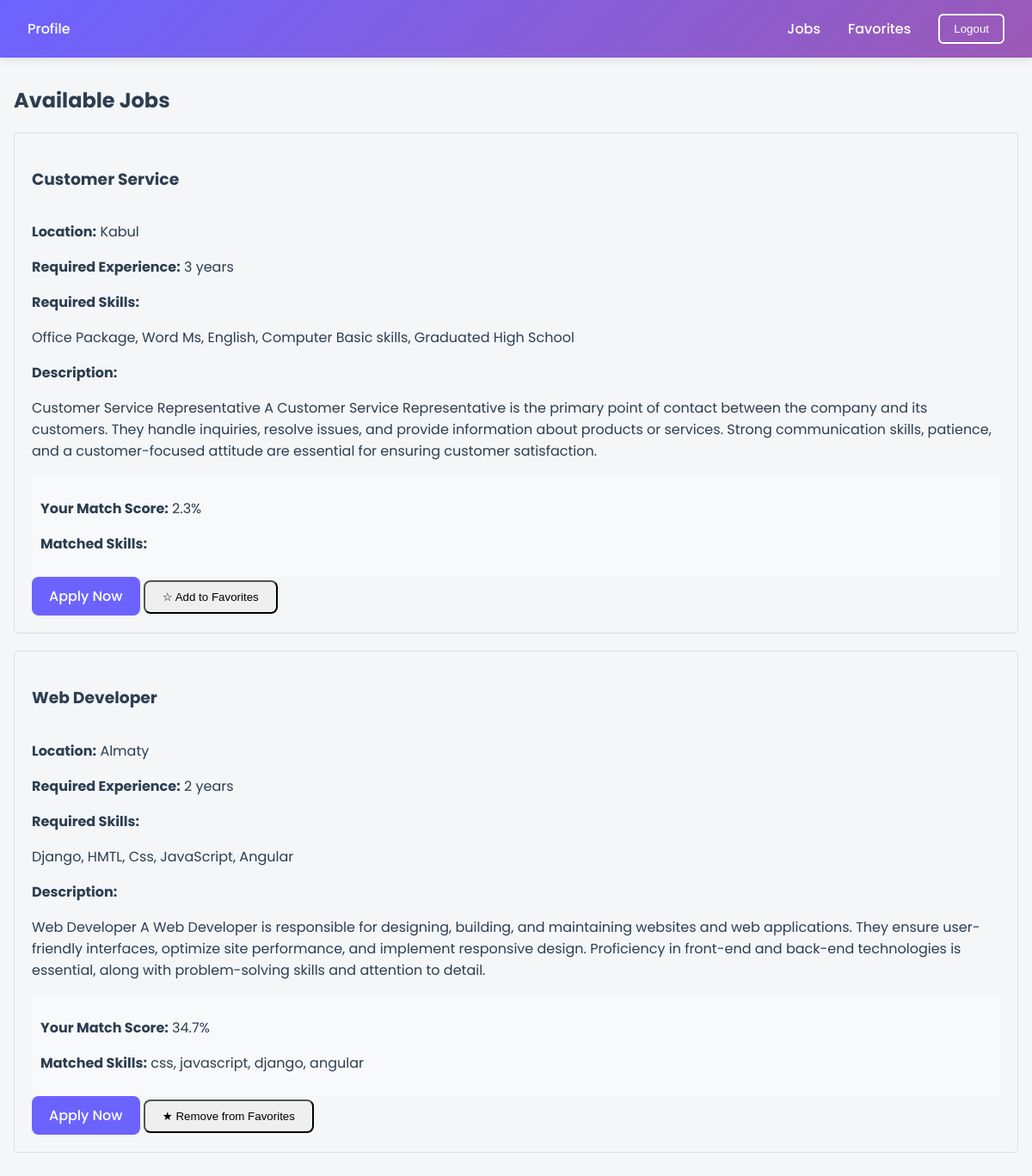
Page /accounts/jobs/ (signed in) on the committed database.
### accounts/models.py (models this page shows, shortened)
class Job(models.Model):
    title = models.CharField(max_length=200)
    description = models.TextField()
    required_skills = models.TextField()
    experience_years = models.IntegerField(default=0)
    location = models.CharField(max_length=100)
    created_at = models.DateTimeField(auto_now_add=True)

class ResumeMatch(models.Model):
    resume = models.ForeignKey('Resume', on_delete=models.CASCADE)
    job = models.ForeignKey(Job, on_delete=models.CASCADE)
    score = models.FloatField(validators=[MinValueValidator(0), MaxValueValidator(100)])
    matched_skills = models.TextField(blank=True)
    created_at = models.DateTimeField(auto_now_add=True)
    class Meta:
        unique_together = ('resume', 'job')

### accounts/views.py (the view)
# urls.py: path('jobs/', views.jobs_list, name='jobs'),
def jobs_list(request):
    jobs = Job.objects.all().order_by('-created_at')
    if request.user.is_authenticated:
        user_resumes = Resume.objects.filter(user=request.user)
        user_favorites = FavoriteJob.objects.filter(user=request.user).values_list('job_id', flat=True)
        for job in jobs:
            matches = ResumeMatch.objects.filter(job=job, resume__in=user_resumes)
            job.user_matches = matches
            job.is_favorited = job.id in user_favorites
    return render(request, 'accounts/jobs.html', {'jobs': jobs})

### accounts/templates/accounts/jobs.html (shortened to what this page needs)
{% extends "accounts/base.html" %}
{% block content %}
    <h2>Available Jobs</h2>
    <div class="jobs-list">
        {% for job in jobs %}
            <div class="job-card">
                <div style="display: flex; justify-content: space-between; align-items: start;">
                    <h3>{{ job.title }}</h3>
                </div>
                <p><strong>Location:</strong> {{ job.location }}</p>
                <p><strong>Required Experience:</strong> {{ job.experience_years }} years</p>
                <p><strong>Required Skills:</strong></p>
                <p>{{ job.required_skills }}</p>
                <p><strong>Description:</strong></p>
                <p>{{ job.description }}</p>
                {% if user.is_authenticated %}
                    {% if job.user_matches %}
                        {% for match in job.user_matches %}
                        <div class="match-info">
                            <p><strong>Your Match Score:</strong> {{ match.score|floatformat:1 }}%</p>
                            <p><strong>Matched Skills:</strong> {{ match.matched_skills }}</p>
                        </div>
                        {% endfor %}
                    {% endif %}
                    <div class="job-actions">
                        <a href="{% url 'apply_job' job.id %}" class="btn btn-primary">Apply Now</a>
                        <button class="btn favorite-btn" data-job-id="{{ job.id }}">
                        {% if job.is_favorited %}
                            ★ Remove from Favorites
                        {% else %}
                            ☆ Add to Favorites
                        {% endif %}
                    </button>
                    </div>
                {% endif %}
            </div>
        {% endfor %}
    </div>
{% endblock %}

### accounts/templates/accounts/base.html (style rules this page uses)
:root { --primary: #6C63FF; --secondary: #FF6B6B; --success: #2ECC71; --warning: #F1C40F; --dark: #2C3E50; --light: #F8F9FA; --accent: #9B59B6; }
body { font-family: 'Poppins', sans-serif; margin: 0; padding: 0; background-color: #f4f6f8; color: var(--dark); }
.btn { text-decoration: none !important; display: inline-block; padding: 10px 20px; border-radius: 8px; cursor: pointer; font-weight: 500; transition: transform 0.2s, box-shadow 0.2s; }
.btn-primary { background: var(--primary); color: white; }

### accounts/templates/accounts/jobs.html (style rules this page uses)
.jobs-list { margin-top: 20px; }
.job-card { border: 1px solid #ddd; padding: 20px; margin-bottom: 20px; border-radius: 5px; }
.match-info { margin-top: 15px; padding: 10px; background-color: #f8f9fa; border-radius: 5px; }

### rows in the picture
Job: title "Customer Service", location "Kabul", experience_years "3", required_skills "Office Package, Word Ms, English, Computer Basic skills, Graduated High School", description "Customer Service Representative A Customer Service Representative is the primary point of contact between the company and its customers. They handle inquiries, resolve issues, and provide information about products or services. Strong communication skills, patience, and a customer-focused attitude are essential for ensuring customer satisfaction.", shows "☆ Add to Favorites"
ResumeMatch: score "2.3"
Job: title "Web Developer", location "Almaty", experience_years "2", required_skills "Django, HMTL, Css, JavaScript, Angular", description "Web Developer A Web Developer is responsible for designing, building, and maintaining websites and web applications. They ensure user-friendly interfaces, optimize site performance, and implement responsive design. Proficiency in front-end and back-end technologies is essential, along with problem-solving skills and attention to detail.", shows "★ Remove from Favorites"
ResumeMatch: score "34.7", matched_skills "css, javascript, django, angular"
